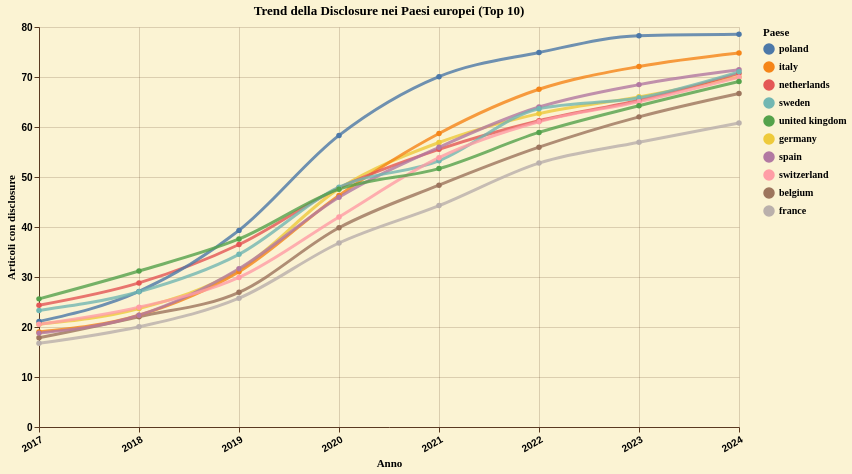

The Vega-Lite source for this figure:
### Vega-Lite specification from a JSON file in a GitHub repository (floating-point values rounded to 4 significant figures)
{"$schema": "https://vega.github.io/schema/vega-lite/v5.20.1.json", "config": {"area": {"color": "#6b4a32", "opacity": 0.8}, "axis": {"domainColor": "#5a3921", "gridColor": "#5a3921", "gridOpacity": 0.2, "labelColor": "black", "labelFontWeight": "bold", "tickColor": "#5a3921", "titleColor": "black", "titleFont": "EB Garamond"}, "background": "#fbf3d3", "bar": {"color": "#6b4a32", "opacity": 0.8}, "legend": {"labelColor": "black", "labelFont": "EB Garamond", "labelFontWeight": "bold", "titleColor": "black", "titleFont": "EB Garamond", "titleFontWeight": "bold"}, "line": {"color": "#6b4a32", "opacity": 0.8}, "mark": {"color": "#6b4a32", "opacity": 0.8}, "point": {"color": "#6b4a32", "opacity": 0.8}, "title": {"color": "black", "font": "EB Garamond"}, "view": {"height": 250, "stroke": null, "width": 350}}, "data": {"name": "data-14cf719e03b3def7645c271cc3cc927d"}, "datasets": {"data-14cf719e03b3def7645c271cc3cc927d": [{"Year": 2017, "disclosure_percent": 17.84, "n_articles": 13333, "normalized_countries": "belgium"}, {"Year": 2018, "disclosure_percent": 22.06, "n_articles": 13718, "normalized_countries": "belgium"}, {"Year": 2019, "disclosure_percent": 26.94, "n_articles": 13978, "normalized_countries": "belgium"}, {"Year": 2020, "disclosure_percent": 39.85, "n_articles": 16518, "normalized_countries": "belgium"}, {"Year": 2021, "disclosure_percent": 48.37, "n_articles": 16948, "normalized_countries": "belgium"}, {"Year": 2022, "disclosure_percent": 55.96, "n_articles": 15393, "normalized_countries": "belgium"}, {"Year": 2023, "disclosure_percent": 62.03, "n_articles": 14968, "normalized_countries": "belgium"}, {"Year": 2024, "disclosure_percent": 66.7, "n_articles": 13299, "normalized_countries": "belgium"}, {"Year": 2017, "disclosure_percent": 16.73, "n_articles": 40817, "normalized_countries": "france"}, {"Year": 2018, "disclosure_percent": 20.05, "n_articles": 40342, "normalized_countries": "france"}, {"Year": 2019, "disclosure_percent": 25.76, "n_articles": 41446, "normalized_countries": "france"}, {"Year": 2020, "disclosure_percent": 36.8, "n_articles": 47152, "normalized_countries": "france"}, {"Year": 2021, "disclosure_percent": 44.28, "n_articles": 46829, "normalized_countries": "france"}, {"Year": 2022, "disclosure_percent": 52.79, "n_articles": 43536, "normalized_countries": "france"}, {"Year": 2023, "disclosure_percent": 56.96, "n_articles": 40657, "normalized_countries": "france"}, {"Year": 2024, "disclosure_percent": 60.78, "n_articles": 36139, "normalized_countries": "france"}, {"Year": 2017, "disclosure_percent": 20.57, "n_articles": 56383, "normalized_countries": "germany"}, {"Year": 2018, "disclosure_percent": 23.68, "n_articles": 57642, "normalized_countries": "germany"}, {"Year": 2019, "disclosure_percent": 31.42, "n_articles": 58524, "normalized_countries": "germany"}, {"Year": 2020, "disclosure_percent": 47.68, "n_articles": 65274, "normalized_countries": "germany"}, {"Year": 2021, "disclosure_percent": 56.9, "n_articles": 70892, "normalized_countries": "germany"}, {"Year": 2022, "disclosure_percent": 62.68, "n_articles": 65963, "normalized_countries": "germany"}, {"Year": 2023, "disclosure_percent": 66.03, "n_articles": 61233, "normalized_countries": "germany"}, {"Year": 2024, "disclosure_percent": 70.02, "n_articles": 56192, "normalized_countries": "germany"}, {"Year": 2017, "disclosure_percent": 19.0, "n_articles": 46565, "normalized_countries": "italy"}, {"Year": 2018, "disclosure_percent": 22.36, "n_articles": 48481, "normalized_countries": "italy"}, {"Year": 2019, "disclosure_percent": 31.03, "n_articles": 52819, "normalized_countries": "italy"}, {"Year": 2020, "disclosure_percent": 46.32, "n_articles": 68558, "normalized_countries": "italy"}, {"Year": 2021, "disclosure_percent": 58.71, "n_articles": 70319, "normalized_countries": "italy"}, {"Year": 2022, "disclosure_percent": 67.55, "n_articles": 66897, "normalized_countries": "italy"}, {"Year": 2023, "disclosure_percent": 72.08, "n_articles": 62751, "normalized_countries": "italy"}, {"Year": 2024, "disclosure_percent": 74.79, "n_articles": 58822, "normalized_countries": "italy"}, {"Year": 2017, "disclosure_percent": 24.36, "n_articles": 27648, "normalized_countries": "netherlands"}, {"Year": 2018, "disclosure_percent": 28.82, "n_articles": 28029, "normalized_countries": "netherlands"}, {"Year": 2019, "disclosure_percent": 36.5, "n_articles": 28191, "normalized_countries": "netherlands"}, {"Year": 2020, "disclosure_percent": 47.82, "n_articles": 31440, "normalized_countries": "netherlands"}, {"Year": 2021, "disclosure_percent": 55.54, "n_articles": 33078, "normalized_countries": "netherlands"}, {"Year": 2022, "disclosure_percent": 61.25, "n_articles": 30575, "normalized_countries": "netherlands"}, {"Year": 2023, "disclosure_percent": 65.34, "n_articles": 28229, "normalized_countries": "netherlands"}, {"Year": 2024, "disclosure_percent": 70.73, "n_articles": 25104, "normalized_countries": "netherlands"}, {"Year": 2017, "disclosure_percent": 21.12, "n_articles": 13331, "normalized_countries": "poland"}, {"Year": 2018, "disclosure_percent": 27.11, "n_articles": 14265, "normalized_countries": "poland"}, {"Year": 2019, "disclosure_percent": 39.32, "n_articles": 15525, "normalized_countries": "poland"}, {"Year": 2020, "disclosure_percent": 58.32, "n_articles": 20348, "normalized_countries": "poland"}, {"Year": 2021, "disclosure_percent": 70.07, "n_articles": 22984, "normalized_countries": "poland"}, {"Year": 2022, "disclosure_percent": 74.9, "n_articles": 21315, "normalized_countries": "poland"}, {"Year": 2023, "disclosure_percent": 78.27, "n_articles": 19387, "normalized_countries": "poland"}, {"Year": 2024, "disclosure_percent": 78.56, "n_articles": 18624, "normalized_countries": "poland"}, {"Year": 2017, "disclosure_percent": 18.78, "n_articles": 31264, "normalized_countries": "spain"}, {"Year": 2018, "disclosure_percent": 22.35, "n_articles": 32890, "normalized_countries": "spain"}, {"Year": 2019, "disclosure_percent": 31.65, "n_articles": 35042, "normalized_countries": "spain"}, {"Year": 2020, "disclosure_percent": 45.95, "n_articles": 43264, "normalized_countries": "spain"}, {"Year": 2021, "disclosure_percent": 55.94, "n_articles": 46384, "normalized_countries": "spain"}, {"Year": 2022, "disclosure_percent": 63.99, "n_articles": 43043, "normalized_countries": "spain"}, {"Year": 2023, "disclosure_percent": 68.48, "n_articles": 41265, "normalized_countries": "spain"}, {"Year": 2024, "disclosure_percent": 71.43, "n_articles": 37227, "normalized_countries": "spain"}, {"Year": 2017, "disclosure_percent": 23.31, "n_articles": 16269, "normalized_countries": "sweden"}, {"Year": 2018, "disclosure_percent": 27.05, "n_articles": 16243, "normalized_countries": "sweden"}, {"Year": 2019, "disclosure_percent": 34.53, "n_articles": 16957, "normalized_countries": "sweden"}, {"Year": 2020, "disclosure_percent": 47.96, "n_articles": 18656, "normalized_countries": "sweden"}, {"Year": 2021, "disclosure_percent": 53.24, "n_articles": 19249, "normalized_countries": "sweden"}, {"Year": 2022, "disclosure_percent": 63.65, "n_articles": 17588, "normalized_countries": "sweden"}, {"Year": 2023, "disclosure_percent": 65.83, "n_articles": 16337, "normalized_countries": "sweden"}, {"Year": 2024, "disclosure_percent": 71.03, "n_articles": 15148, "normalized_countries": "sweden"}, {"Year": 2017, "disclosure_percent": 20.53, "n_articles": 10861, "normalized_countries": "switzerland"}, {"Year": 2018, "disclosure_percent": 23.96, "n_articles": 18976, "normalized_countries": "switzerland"}, {"Year": 2019, "disclosure_percent": 29.91, "n_articles": 20065, "normalized_countries": "switzerland"}, {"Year": 2020, "disclosure_percent": 42.02, "n_articles": 23367, "normalized_countries": "switzerland"}, {"Year": 2021, "disclosure_percent": 53.87, "n_articles": 24626, "normalized_countries": "switzerland"}, {"Year": 2022, "disclosure_percent": 61.04, "n_articles": 23142, "normalized_countries": "switzerland"}, {"Year": 2023, "disclosure_percent": 65.06, "n_articles": 21668, "normalized_countries": "switzerland"}, {"Year": 2024, "disclosure_percent": 69.95, "n_articles": 19927, "normalized_countries": "switzerland"}, {"Year": 2017, "disclosure_percent": 25.63, "n_articles": 62215, "normalized_countries": "united kingdom"}, {"Year": 2018, "disclosure_percent": 31.2, "n_articles": 63805, "normalized_countries": "united kingdom"}, {"Year": 2019, "disclosure_percent": 37.6, "n_articles": 63928, "normalized_countries": "united kingdom"}, {"Year": 2020, "disclosure_percent": 47.56, "n_articles": 71804, "normalized_countries": "united kingdom"}, {"Year": 2021, "disclosure_percent": 51.69, "n_articles": 77059, "normalized_countries": "united kingdom"}, {"Year": 2022, "disclosure_percent": 58.92, "n_articles": 69168, "normalized_countries": "united kingdom"}, {"Year": 2023, "disclosure_percent": 64.25, "n_articles": 63761, "normalized_countries": "united kingdom"}, {"Year": 2024, "disclosure_percent": 69.1, "n_articles": 58164, "normalized_countries": "united kingdom"}]}, "encoding": {"color": {"field": "normalized_countries", "sort": ["poland", "italy", "netherlands", "sweden", "united kingdom", "germany", "spain", "switzerland", "belgium", "france"], "title": "Paese", "type": "nominal"}, "tooltip": [{"field": "normalized_countries", "title": "Paese", "type": "nominal"}, {"field": "Year", "title": "Anno", "type": "quantitative"}, {"field": "disclosure_percent", "format": ".1f", "title": "% disclosure", "type": "quantitative"}, {"field": "n_articles", "title": "N. articoli", "type": "quantitative"}], "x": {"axis": {"format": "d", "labelAngle": -30, "labelFontWeight": "bold"}, "field": "Year", "title": "Anno", "type": "quantitative"}, "y": {"field": "disclosure_percent", "title": "Articoli con disclosure", "type": "quantitative"}}, "height": 400, "mark": {"interpolate": "monotone", "point": true, "size": 3, "type": "line"}, "title": "Trend della Disclosure nei Paesi europei (Top 10)", "width": 700}
